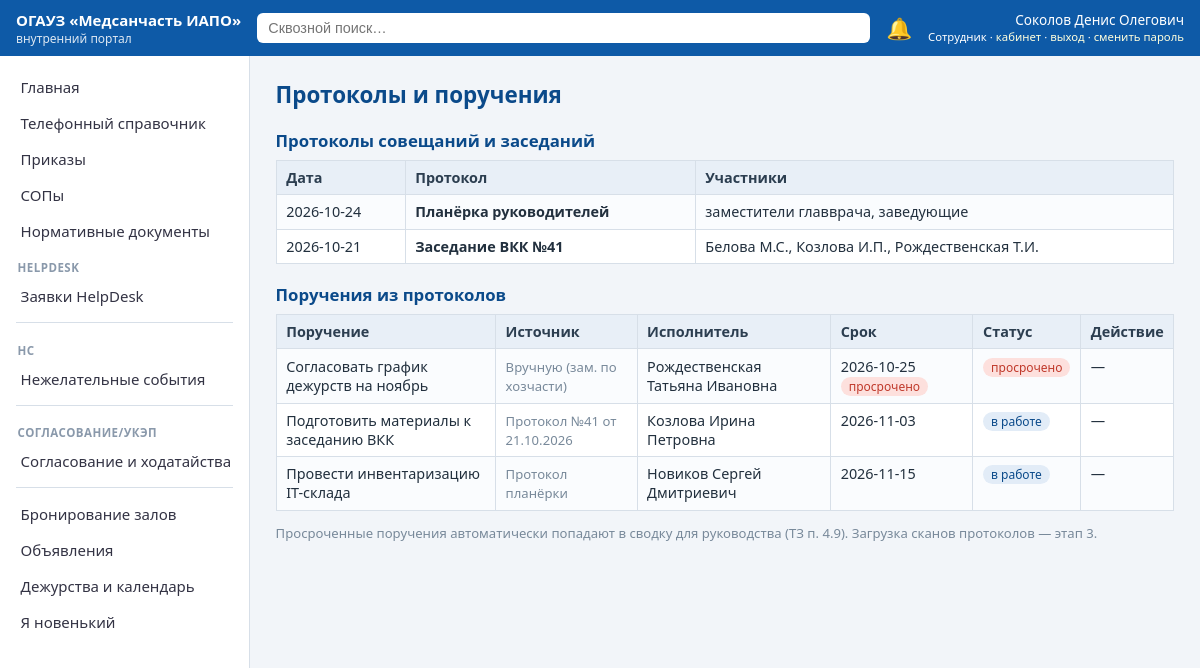
Screenshot of /protocols (signed in) with the database file from the repository.
### tables this page shows
CREATE TABLE users(
  id INTEGER PRIMARY KEY, fio TEXT, dept_id INTEGER REFERENCES departments(id),
  position TEXT, email TEXT, role_key TEXT REFERENCES roles(key),
  username TEXT UNIQUE, pw_hash TEXT, salt TEXT, must_change_pw INTEGER DEFAULT 0,
  active INTEGER DEFAULT 1, birth_month_day TEXT);

CREATE TABLE proto(id INTEGER PRIMARY KEY, pdate TEXT, title TEXT, participants TEXT);

CREATE TABLE task(
  id INTEGER PRIMARY KEY, text TEXT, assignee_id INTEGER REFERENCES users(id),
  due_date TEXT, status TEXT DEFAULT 'in_work', source TEXT, created_at TEXT);

### app.py (the view)
@app.get("/protocols", response_class=HTMLResponse)
def protocols(request: Request):
    u = current_user(request)
    if not u:
        return RedirectResponse("/login", status_code=302)
    con = get_db()
    protos = con.execute("SELECT * FROM proto ORDER BY pdate DESC").fetchall()
    tasks = con.execute("""SELECT t.*, a.fio assignee_fio, CASE WHEN t.due_date<? AND t.status!='done' THEN 1 ELSE 0 END overdue
                           FROM task t LEFT JOIN users a ON a.id=t.assignee_id ORDER BY t.due_date""", (str(TODAY),)).fetchall()
    mine_tasks = [t for t in tasks if t["assignee_id"] == u["id"]]
    con.close()
    return ctx(request, protos=protos, tasks=tasks, mine_tasks=mine_tasks,
               statuses={"in_work": "в работе", "done": "выполнено", "overdue": "просрочено"}, template="protocols.html", section="Протоколы и поручения")

### templates/protocols.html (shortened to what this page needs)
{% extends "base.html" %}
{% block body %}
<h2>Протоколы совещаний и заседаний</h2>
<table><tr><th>Дата</th><th>Протокол</th><th>Участники</th></tr>
{% for p in protos %}<tr><td>{{ p['pdate'] }}</td><td><b>{{ p['title'] }}</b></td><td>{{ p['participants'] }}</td></tr>{% endfor %}</table>
<h2>Поручения из протоколов</h2>
<table><tr><th>Поручение</th><th>Источник</th><th>Исполнитель</th><th>Срок</th><th>Статус</th><th>Действие</th></tr>
{% for t in tasks %}
<tr><td>{{ t['text'] }}</td><td><span class="muted">{{ t['source'] }}</span></td><td>{{ t['assignee_fio'] or '—' }}</td>
<td>{{ t['due_date'] }}{% if t['overdue'] %} <span class="tag red">просрочено</span>{% endif %}</td>
<td><span class="tag {{ 'green' if t['status']=='done' else ('red' if t['overdue'] else '') }}">{{ statuses.get(t['status'], t['status']) }}</span></td>
<td>{% if t['assignee_id']==user['id'] or user['role_key'] in ('admin','chief') %}
  {% if t['status']!='done' %}<form method="post" action="/protocols/task/{{ t['id'] }}/done"><button class="btn sm green">Отметить выполненной</button></form>{% else %}—{% endif %}
  {% else %}—{% endif %}</td></tr>
{% endfor %}</table>
<p class="muted">Просроченные поручения автоматически попадают в сводку для руководства (ТЗ п. 4.9). Загрузка сканов протоколов — этап 3.</p>
{% endblock %}

### templates/base.html (shortened to what this page needs)
<!doctype html>
<html lang="ru">
<head>
<link rel="stylesheet" href="/static/style.css">
</head>
<body>
{% if user %}
<header class="topbar">
  <div class="brand"><a href="/" style="color:#fff;text-decoration:none">ОГАУЗ «Медсанчасть&nbsp;ИАПО»</a> <span>внутренний портал</span></div>
  <form action="/search" method="get" class="searchbox">
    <input name="q" placeholder="Сквозной поиск…" value="{{ q or '' }}">
  </form>
  <a class="bell" href="/notifications" title="Уведомления">🔔{% if unread %}<span class="badge">{{ unread }}</span>{% endif %}</a>
  <div class="who">{{ user['fio'] }}<br><small>{{ role_names.get(user['role_key'], user['role_key']) }} · <a href="/dashboard">кабинет</a> · <a href="/logout">выход</a> · <a href="/change-password">сменить пароль</a></small></div>
</header>
<div class="layout">
  <nav class="side" id="side">
    {% set rv = role_vis.get(user['role_key'], []) %}
    {% set ns_ = namespace(group="") %}
    {% for need_role, title, url in menu %}
      {% set allowed = (need_role == "") or ('*' in rv) or (need_role in rv) %}
      {% if allowed %}
        {% if need_role != ns_.group %}
          {% if ns_.group %}<div class="navsep"></div>{% endif %}
          {% set ns_.group = need_role %}
          {% if need_role %}<div class="navgroup">{{ need_role }}</div>{% endif %}
        {% endif %}
        <a href="{{ url }}" class="{{ 'active' if request.url.path == url }}">{{ title }}</a>
      {% endif %}
    {% endfor %}
  </nav>
  <main class="content">
    <h1>{{ section }}</h1>
    {% block body %}{% endblock %}
  </main>
</div>
{% else %}
<main style="padding:2rem">{% block anon %}{% endblock %}</main>
{% endif %}
</body>
</html>

### static/style.css (style rules this page uses)
:root { --c1:#0e5aa7;--c2:#0b4a8a;--bg:#f2f5f9;--line:#d7dfe8;--ok:#1a7f37;--warn:#b35c00;--err:#c0392b }
* { box-sizing:border-box }
body { margin:0;font-family:'Segoe UI',Roboto,Arial,sans-serif;background:var(--bg);color:#22303e;font-size:15px }
a { color:var(--c1);text-decoration:none }
.topbar { display:flex;align-items:center;gap:1rem;background:var(--c1);color:#fff;padding:.6rem 1rem;position:sticky;top:0;z-index:10 }
.topbar a { color:#ffd }
.brand { font-weight:600 }
.brand span { display:block;font-weight:400;font-size:.75rem;opacity:.85 }
.searchbox { flex:1;display:flex }
.searchbox input { width:100%;padding:.45rem .7rem;border-radius:6px;border:0;font-size:.9rem }
.bell { position:relative;font-size:1.3rem;text-decoration:none }
.who { font-size:.85rem;text-align:right;line-height:1.2 }
.layout { display:flex;min-height:calc(100vh - 60px) }
.side { width:250px;background:#fff;border-right:1px solid var(--line);padding:.8rem 0;flex-shrink:0 }
.side a { display:block;padding:.5rem 1.1rem;color:#334;border-left:3px solid transparent }
.content { flex:1;padding:1.2rem 1.6rem;max-width:1200px }
h1 { margin:.2rem 0 1rem;font-size:1.4rem;color:var(--c2) }
h2 { font-size:1.05rem;color:var(--c2);margin:1.2rem 0 .5rem }
table { border-collapse:collapse;width:100%;background:#fff;font-size:.9rem }
th,td { border:1px solid var(--line);padding:.45rem .6rem;text-align:left;vertical-align:top }
th { background:#e8eff7;color:#2c3e50 }
tr:nth-child(even) td { background:#fafcfe }
.tag { display:inline-block;padding:1px 8px;border-radius:10px;font-size:.75rem;background:#e2ecf7;color:var(--c2) }
.tag.red { background:#fde0dd;color:var(--err) }
.muted { color:#78899a;font-size:.82rem }
.navgroup { padding:.7rem 1.1rem .2rem;font-size:.72rem;text-transform:uppercase;letter-spacing:.04em;color:#8a99ab;font-weight:600 }
.navsep { border-top:1px solid var(--line);margin:.5rem 1rem }

### rows the page displays
users: fio "Соколов Денис Олегович", get "Сотрудник"
proto: pdate "2026-10-24", title "Планёрка руководителей", participants "заместители главврача, заведующие"
proto: pdate "2026-10-21", title "Заседание ВКК №41", participants "Белова М.С., Козлова И.П., Рождественская Т.И."
task: text "Согласовать график дежурств на ноябрь", source "Вручную (зам. по хозчасти)", fio "Рождественская Татьяна Ивановна", due_date "2026-10-25", shows "просрочено", get "просрочено"
task: text "Подготовить материалы к заседанию ВКК", source "Протокол №41 от 21.10.2026", fio "Козлова Ирина Петровна", due_date "2026-11-03", get "в работе"
task: text "Провести инвентаризацию IT-склада", source "Протокол планёрки", fio "Новиков Сергей Дмитриевич", due_date "2026-11-15", get "в работе"

### other values shown
{{ title }} "Главная" "Телефонный справочник" "Приказы" "СОПы" "Нормативные документы" "Заявки HelpDesk" "Нежелательные события" "Согласование и ходатайства" "Бронирование залов" "Объявления" "Дежурства и календарь" "Я новенький"
{{ need_role }} "HELPDESK" "НС" "СОГЛАСОВАНИЕ/УКЭП"
{{ section }} "Протоколы и поручения"
